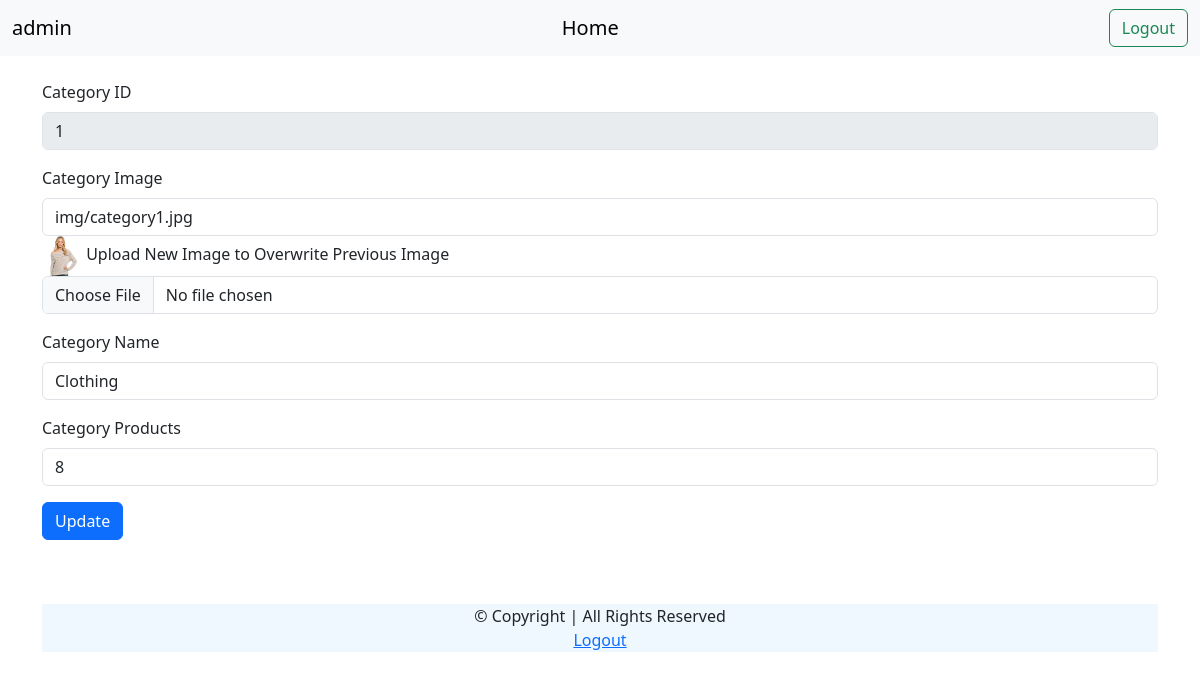
Page /admin/editCat.php?id=1 (signed in) on the committed database.
### tables this page shows
CREATE TABLE IF NOT EXISTS `categories` (
  `catid` int NOT NULL AUTO_INCREMENT,
  `catimg` text NOT NULL,
  `catname` text NOT NULL,
  `catproducts` int NOT NULL,
  PRIMARY KEY (`catid`)
);

### admin/editCat.php (the view, shortened to what this page needs)
<?php
if (!isset($_SESSION['name'])) {
    header('Location: index.php');
} else {
    $id = $_GET['id'];
    if (is_numeric($id) == true) {
        include 'dbconfig.php';
        $result = mysqli_query($conn, "SELECT * FROM categories WHERE catid=" . $id);
        while ($catarray = mysqli_fetch_array($result)) {
            $catId = $catarray['catid'];
            $catImg = $catarray['catimg'];
            $catName = $catarray['catname'];
            $catProducts = $catarray['catproducts'];
        }
    } else {
        header('Location: logout.php');
    }
}
?>
<!doctype html>
<html lang="en">
<head>
    <link href="https://cdn.jsdelivr.net/npm/bootstrap@5.3.0-alpha1/dist/css/bootstrap.min.css" rel="stylesheet">
</head>
<body>
    <nav class="navbar navbar-expand-lg bg-body-tertiary">
        <div class="container-fluid">
            <a class="navbar-brand" href="#"><?php echo $_SESSION['name']; ?></a>
            <a class="navbar-brand" href="panel.php">Home<a>
                    <form class="d-flex" role="search" method="post">
                        <button class="btn btn-outline-success" type="submit" name="logout">Logout</button>
                    </form>
        </div>
    </nav>
    <div class="container mt-4">
        <form action="" method="post" enctype='multipart/form-data'>
            <div class="mb-3">
                <label for="categoryId" class="form-label">Category ID</label>
                <input type="text" class="form-control" value="<?php echo $catId; ?>" disabled readonly>
            </div>
            <div class="mb-3">
                <label for="categoryImage" class="form-label">Category Image</label>
                <input type="text" class="form-control" value="<?php echo $catImg; ?>" name="cimg">
                <img src="../<?php echo $catImg; ?>" width="40px" height="40px">
                <label for="formFileMultiple" class="form-label">Upload New Image to Overwrite Previous Image</label>
                <input type="file" class="form-control" name="file">
            </div>
            <div class="mb-3">
                <label for="categoryName" class="form-label">Category Name</label>
                <input type="text" class="form-control" name='cname' value="<?php echo $catName; ?>">
            </div>
            <div class="mb-3">
                <label for="categoryproducts" class="form-label">Category Products</label>
                <input type="text" class="form-control" name='cproducts' value="<?php echo $catProducts; ?>">
            </div>
            <div class="mb-3">
                <button type="submit" class="btn btn-primary mb-3" name="submit">Update</button>
            </div>
        </form>
    </div>
    <footer class="footer mt-5">
        <div class="container">
            <p class="text-center" style="background-color: aliceblue;">&#169; Copyright | All Rights Reserved
                <br>
                <a href='logout.php'>Logout</a>
            </p>
        </div>
    </footer>
</body>
</html>

### rows in the picture
categories: catid "1", cimg "img/category1.jpg", catimg (picture), cname "Clothing", cproducts "8"

### other values in the picture
$_SESSION['name'] "admin"
